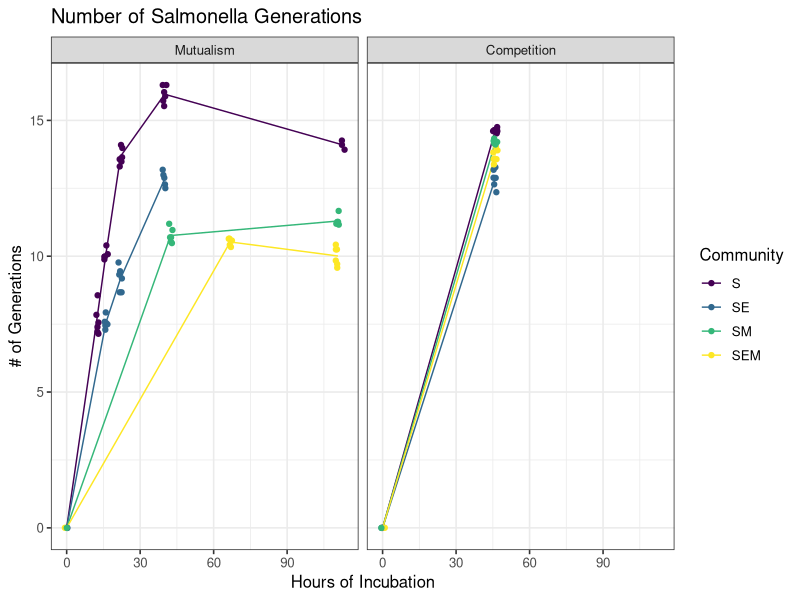

Write the R code that produced this figure. (Note: this script raises an error after producing the figure.)
rm(list = ls())

library(tidyverse)
library(lubridate)
library(rstatix)

#### initial data wrangling ####

df_count <- read_csv("data/sample_counts.csv") # plate count data
df_OD <-
    read_csv("data/time_density.csv") # OD data and dates/times that sampling occurred

df <- left_join(df_count, df_OD)

## mutualistic S monoculture rep # 1 did not grow so I eliminated it from the data frame and
## replaced it with mutualistic S monoculture rep # 6

df <-  df %>% 
    filter(!(sample_names == 'T2 S mut' & is.na(glu_count))) %>% 
    mutate(rep = case_when(
        sample_names == 'T2 S mut' & rep == 6 ~ 1,
        TRUE ~ rep))

# day and hour in which the experiment started
time_zero <-
    ymd_hms("2022-04-14 19:00:00")

# mL cells plated (5 µL drops) for enumeration (plate counts)
amt_plated <- 0.005 

# function to calculate cfu/mL for each species
CFU_mL <- function(count, dil) {
        count / (dil * amt_plated)
    }



df <- df %>%
    separate(
        col = sample_names,
        into = c("sampling_timepoint", "species_present", "ecology"),
        remove = FALSE
    ) %>%
    unite("date_time_0", c(Day, Hour), sep = " ") %>% # combine date and time columns
    mutate(date_time = mdy_hms(date_time_0)) %>%  # make date_time_0 parsable with lubridate
    select(-date_time_0) %>% # remove temporary column
    mutate(hours_incubated = date_time - time_zero) %>% # calculate amt of time from T0 to sampling time
    mutate(
        S_CFU_mL = CFU_mL(glu_count, glu_dil),
        # calculate CFU/mL for each species
        E_CFU_mL = CFU_mL(lac_met_count, lac_met_dil),
        M_CFU_mL = CFU_mL(succ_count, succ_dil)
    )

# get the population sizes for each species at T0
t0_pop_size <- df %>% 
    mutate(
        total_mL_onto_plate = # total mL inoculated onto experimental plates for each species combination
            case_when(
                species_present == 'S' ~ 0.025, # 0.025mL or 25µL pipetted onto experimental plate
                species_present == 'SE' ~ 0.05,
                species_present == 'SM' ~ 0.05,
                species_present == 'SEM' ~ 0.075
            )
    ) %>%
    filter(sampling_timepoint == 'T0') %>%
    group_by(species_present) %>%
    mutate(
        S_T0_pop_size = S_CFU_mL * total_mL_onto_plate, # S Cfu/mL * mL inoculated onto experimental plate
        E_T0_pop_size = E_CFU_mL * total_mL_onto_plate,
        M_T0_pop_size = M_CFU_mL * total_mL_onto_plate
    ) %>%
    summarise(
        T0_S_pop = mean(S_T0_pop_size),
        T0_E_pop = mean(E_T0_pop_size),
        T0_M_pop = mean(M_T0_pop_size)
    ) 



## add starting population sizes for each species for each species combination
## then calculate the number of generations for each species for each experimental replicate
## the CFU/mL is multiplied by 4 because 4 mL of saline was used to scrape the cells off of the plate
df <- df %>% 
    left_join(t0_pop_size, by = 'species_present') %>% 
    mutate(S_generations = log2((S_CFU_mL*4)/T0_S_pop), # multiplied CFU/mL * 4 because 4mL of cells were scraped up 
           E_generations = log2((E_CFU_mL*4)/T0_E_pop),
           M_generations = log2((M_CFU_mL*4)/T0_M_pop)) %>% 
    mutate(ecology = case_when(ecology == 'mut' ~ 'Mutualism', # change the names of ecology to Mutualism and competition
                               ecology == 'comp' ~ 'Competition'
    ))


#### Generations ####
## number of generations with both mutualism and competitive interactions
## line goes through the middle of the mean of each treatment timepoint

df %>% 
    filter(str_detect(ecology,"Mutualism|Competition")) %>% 
    group_by(species_present, ecology) %>% 
    group_modify(~ add_row(.x,hours_incubated = duration(num = 0, units = "seconds"), S_generations = 0)) %>% 
    ggplot(aes((hours_incubated/60)/60, S_generations, color = factor(species_present, levels = c('S', 'SE', 'SM', 'SEM')))) +
    stat_summary(fun.y=mean, geom="line")+
    geom_jitter()+
    viridis::scale_color_viridis(discrete = T) +
    labs(title = "Number of Salmonella Generations") +
    xlab("Hours of Incubation")+
    ylab("# of Generations") +
    theme_bw(12) +
    labs(color = 'Community')+
    facet_wrap(~factor(ecology, levels = c('Mutualism', 'Competition')))

ggsave("plots/number_of_S_gens_through_time.png",
       dpi = 300, width = 8, height = 4)

## look just at the number generations in the treatments that we performed barseq on

target <- c("T2 S mut", "T3 SE mut","T5 SM mut","T5 SEM mut", 'S comp',"E comp", "M comp") %>% 
    str_c( collapse = "|")



generations_species <- df %>% 
    filter(str_detect(sample_names, target)) %>% 
    select(sample_names, sampling_timepoint,rep, ecology ,species_present ,S_generations, E_generations, M_generations) %>% 
    filter(rep != 6) %>% 
    group_by(sample_names) %>% 
    pivot_longer(cols = c(S_generations, E_generations, M_generations), 
                 names_to = "species",
                 values_to = "generations") %>% 
    ungroup() %>% 
    mutate(species = case_when(
        species == 'S_generations' ~ 'S',
        species == 'E_generations' ~ 'E',
        species == 'M_generations' ~ 'M')) %>% 
    ggplot(aes(x = factor(species_present, levels = c('S','SE', 'SM', 'SEM')), y = generations))+
    stat_summary(fun = mean, shape = '-', size = 3, color = 'black')+
    geom_point(shape = 1)+
    theme_bw(12)+
    xlab("Treatment")+
    ylab("Generations")+
    theme(axis.text.x=element_text(angle=45, hjust=1), legend.position = 'none') +
    facet_grid(factor(species, levels = c('S','E', 'M'))~ factor(ecology, levels = c('Mutualism', 'Competition')))

saveRDS(generations_species, file = 'rds_plots/generations_species.rdata')

ggsave("plots/number_of_species_generationss_for_experimental_treatments.png",
       dpi = 300, width = 8, height = 4)

#### frequency of species ####

df_freq <- df %>% 
    mutate(
        S_CFU_mL = replace_na(S_CFU_mL, 0),
        E_CFU_mL = replace_na(E_CFU_mL, 0),
        M_CFU_mL = replace_na(M_CFU_mL, 0),
        freq_S = S_CFU_mL/(S_CFU_mL + E_CFU_mL + M_CFU_mL),
        freq_E = E_CFU_mL/(S_CFU_mL + E_CFU_mL + M_CFU_mL),
        freq_M = M_CFU_mL/(S_CFU_mL + E_CFU_mL + M_CFU_mL),
        S_total_CFU = S_CFU_mL*4, # *4 because 4 mL was used to scrape plates
        E_total_CFU = E_CFU_mL*4,
        M_total_CFU = M_CFU_mL*4
    ) 

#make long frequency data frame for plotting purposes
df_freq_long <- df_freq %>% 
    select(sample_names, sampling_timepoint,rep, ecology ,species_present ,freq_S, freq_E, freq_M) %>% 
    group_by(sample_names) %>% 
    pivot_longer(cols = c(freq_S, freq_E, freq_M), 
                 names_to = "species",
                 values_to = "species_frequency")

# make a filtered data frame showing just the treatments we performed barseq on

target <-
    c("T3 SE mut", "T5 SM mut", "T5 SEM mut", "E comp", "M comp") %>%
    str_c(collapse = "|")

df_freq_long_target <- df_freq_long %>% 
    filter(str_detect(sample_names, target))

df_freq_long_target$sample_names<- str_remove(df_freq_long_target$sample_names, 
                                              pattern = "^.{0,3}")


## show frequency of species in each replicate for all treatments

species_frequencies_end <- df_freq_long_target %>% 
    mutate(
           species = case_when(species == 'freq_E' ~ 'E',
                               species == 'freq_M' ~ 'M',
                               species == 'freq_S' ~ 'S')) %>% 
    filter(rep != 6) %>% #remove 6th replicate to avoid confusion since we only sequenced 5 reps
    ggplot(aes(x = rep, y = species_frequency, fill = factor(species, levels = c('S', 'E', 'M')))) +
    geom_col() + 
    labs(title = "Frequency of Species Engaged in Mutualism and Competition")+
    xlab("Replicate") +
    ylab("Species Frequency") +
    facet_grid(factor(species_present, levels = c('SE', 'SM', 'SEM'))~factor(ecology, levels = c('Mutualism', 'Competition')))+
    theme_bw(12)

saveRDS(species_frequencies_end, file = 'rds_plots/species_frequencies_end.rdata')

ggsave("plots/species_freqencies_all_reps.png",
       dpi = 300, width = 8, height = 4)

#### fitness of S in each condition ####

S_t0_freqs <-  df_freq_long %>% 
    filter(sampling_timepoint == 'T0') %>% 
    filter(species == 'freq_S') %>% 
    group_by(species_present) %>% 
    summarise(T0_S_freq_mean = mean(species_frequency)) %>% 
    ungroup()

S_fitness <- df_freq_long_target %>%
    left_join(S_t0_freqs, by = 'species_present') %>%
    filter(species == 'freq_S') %>%
    group_by(sampling_timepoint, rep, species_present, ecology) %>%
    summarise(fitness = log2(species_frequency) - log2(T0_S_freq_mean))

salmonella_fitness_barseq <- S_fitness %>% 
    filter(rep != 6) %>% 
    ggplot(aes(x = factor(species_present, levels = c('SE', 'SM', 'SEM')), y = fitness))+
    stat_summary(fun = mean, shape = '-', size = 3, color = 'black')+
    geom_point(shape = 1)+
    theme_bw(12)+
    xlab("Treatment")+
    ylab("Fitness")+
    theme(axis.text.x=element_text(angle=45, hjust=1), legend.position = 'none') +
    facet_wrap(~ factor(ecology, levels = c('Mutualism', 'Competition'))) +
    ggtitle("Salmonella fitness in communities of differing ecology")

saveRDS(object = salmonella_fitness_barseq, file = 'rds_plots/salmonella_fitness_barseq.rdata' )

ggsave("plots/Salmonella_species_fitness_in_comp_mut_treatments.png",
       dpi = 300, width = 8, height = 4)

#### Total population size ####

#make long population size data frame for plotting purposes
df_total_long <- df_freq %>% 
    select(sample_names, sampling_timepoint,rep, ecology ,species_present ,S_total_CFU, E_total_CFU, M_total_CFU) %>% 
    group_by(sample_names) %>% 
    pivot_longer(cols = c(S_total_CFU, M_total_CFU, E_total_CFU), 
                 names_to = 'species',
                 values_to = 'species_total_cfu')

rm(target)
target <- c("T2 S mut", "T3 SE mut","T5 SM mut","T5 SEM mut", 'S comp',"E comp", "M comp") %>% 
    str_c( collapse = "|")

df_total_long_target <- df_total_long %>% 
    filter(str_detect(sample_names, target))

## all species
total_pop_size_barseq <- df_total_long_target %>%
    mutate(
           species = case_when(species == 'E_total_CFU' ~ 'E',
                               species == 'M_total_CFU' ~ 'M',
                               species == 'S_total_CFU' ~ 'S'),
           species_total_cfu = ifelse(is.numeric(species_total_cfu) & species_total_cfu == 0, NA, species_total_cfu)) %>% # if there are 0 CFU, replace with NA
    filter(rep != 6) %>% 
    ggplot(aes(x = factor(species_present, levels = c('S','SE', 'SM', 'SEM')), y = species_total_cfu))+
    stat_summary(fun = mean, shape = '-', size = 3, color = 'black')+
    geom_point(shape = 1)+
    theme_bw(12)+
    xlab("Treatment")+
    ylab("Total CFU")+
    scale_y_log10()+
    theme(axis.text.x=element_text(angle=45, hjust=1), legend.position = 'none') +
    facet_grid(factor(species, levels = c('S','E', 'M'))~ factor(ecology, levels = c('Mutualism', 'Competition')))

saveRDS(object = total_pop_size_barseq, file = 'rds_plots/total_pop_size_barseq.rdata')


ggsave("plots/total_population_size_for_all_species.png",
       dpi = 300, width = 8, height = 4)



# there are significantly more cells in S cells in competitive S monouculture compared to competitive SM
df_total_long_target %>% 
    filter(rep != 6) %>% 
    mutate(
           species = case_when(species == 'E_total_CFU' ~ 'E',
                               species == 'M_total_CFU' ~ 'M',
                               species == 'S_total_CFU' ~ 'S')) %>% 
    filter(ecology == 'Competition') %>% 
    filter(species == 'S') %>% 
    filter(species_present %in% c('S','SM')) %>% 
    ungroup() %>% 
    t_test(formula = species_total_cfu ~ species_present)


df_total_long_target %>% 
    filter(rep != 6) %>% 
    mutate(
        species = case_when(species == 'E_total_CFU' ~ 'E',
                            species == 'M_total_CFU' ~ 'M',
                            species == 'S_total_CFU' ~ 'S')) %>% 
    filter(ecology == 'Competition') %>% 
    filter(species == 'S') %>% 
    filter(species_present %in% c('S','SM')) %>% 
    ungroup() %>% 
    ggplot(aes(species_present, species_total_cfu)) +
    geom_boxplot()
